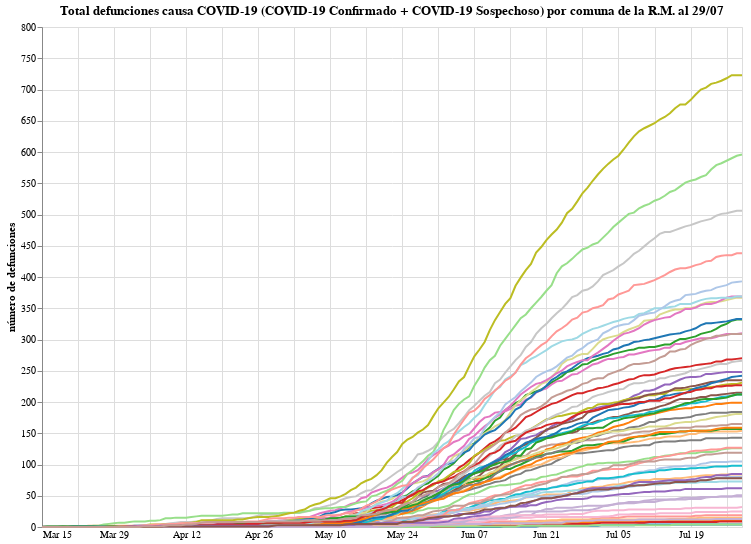

Here is the notebook cell this chart was saved with:
### Code cell
#hide_input
input_dropdown = alt.binding_select(options=data_long_form['Comuna'].unique())
selection1 = alt.selection_single(fields=['Comuna'], bind=input_dropdown, name=' ')
selection2 = alt.selection_multi(fields=['Comuna'], on='mouseover')

color = alt.condition(selection1 | selection2,
                    alt.Color('Comuna:N', scale=alt.Scale(scheme='category20'), legend=None),
                    alt.value('lightgray'))

bars1 = alt.Chart(data_long_form).mark_line().encode(
    x=alt.X("Fecha", axis=alt.Axis(title="", domain=False, tickSize=0)),
    y=alt.Y("Fallecidos confirmados", axis=alt.Axis(title="número de defunciones")),
    tooltip = ["Fecha", "Comuna", "Fallecidos confirmados"],
    color = color
).properties(
    title=f"Total defunciones causa COVID-19 (COVID-19 Confirmado + COVID-19 Sospechoso) por comuna de la R.M. al {pd.to_datetime(last_date).strftime('%d/%m')}",
    height=500,
    width=700).add_selection(
    selection1, selection2
).transform_filter(
    selection1
)

bars1

### Figure 1 — Vega-Lite specification as saved in the notebook (floating-point values rounded to 4 significant figures; data arrays with more than 128 entries replaced by an {"elided": "..."} marker saying what was removed)
{"config": {"view": {"continuousWidth": 400, "continuousHeight": 300}}, "data": {"name": "data-64b9d14db4232774f38b1f62f9852610"}, "mark": "line", "encoding": {"color": {"condition": {"type": "nominal", "field": "Comuna", "legend": null, "scale": {"scheme": "category20"}, "selection": {"or": [" ", "selector002"]}}, "value": "lightgray"}, "tooltip": [{"type": "temporal", "field": "Fecha"}, {"type": "nominal", "field": "Comuna"}, {"type": "quantitative", "field": "Fallecidos confirmados"}], "x": {"type": "temporal", "axis": {"domain": false, "tickSize": 0, "title": ""}, "field": "Fecha"}, "y": {"type": "quantitative", "axis": {"title": "número de defunciones"}, "field": "Fallecidos confirmados"}}, "height": 500, "selection": {" ": {"type": "single", "fields": ["Comuna"], "bind": {"input": "select", "options": ["Alhué", "Buin", "Calera de Tango", "Cerrillos", "Cerro Navia", "Colina", "Conchalí", "Curacaví", "El Bosque", "El Monte", "Estación Central", "Huechuraba", "Independencia", "Isla de Maipo", "La Cisterna", "La Florida", "La Granja", "La Pintana", "La Reina", "Lampa", "Las Condes", "Lo Barnechea", "Lo Espejo", "Lo Prado", "Macul", "Maipú", "María Pinto", "Melipilla", "Padre Hurtado", "Paine", "Pedro Aguirre Cerda", "Peñaflor", "Peñalolén", "Pirque", "Providencia", "Pudahuel", "Puente Alto", "Quilicura", "Quinta Normal", "Recoleta", "Renca", "San Bernardo", "San Joaquín", "San José de Maipo", "San Miguel", "San Pedro", "San Ramón", "Santiago", "Talagante", "Tiltil", "Vitacura", "Ñuñoa"]}}, "selector002": {"type": "multi", "fields": ["Comuna"], "on": "mouseover"}}, "title": "Total defunciones causa COVID-19 (COVID-19 Confirmado + COVID-19 Sospechoso) por comuna de la R.M. al 29/07", "transform": [{"filter": {"selection": " "}}], "width": 700, "$schema": "https://vega.github.io/schema/vega-lite/v4.8.1.json", "datasets": {"data-64b9d14db4232774f38b1f62f9852610": {"elided": "7124 records"}}}
